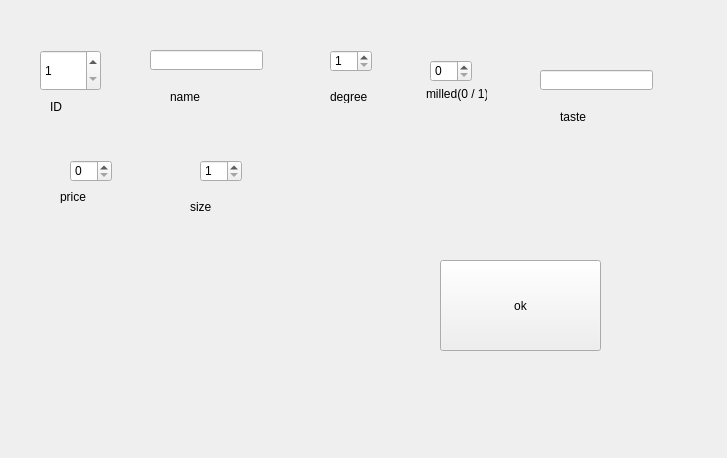
<?xml version="1.0" encoding="UTF-8"?>
<ui version="4.0">
 <class>Form</class>
 <widget class="QWidget" name="Form">
  <property name="geometry">
   <rect>
    <x>0</x>
    <y>0</y>
    <width>727</width>
    <height>458</height>
   </rect>
  </property>
  <property name="windowTitle">
   <string>Form</string>
  </property>
  <widget class="QSpinBox" name="id">
   <property name="geometry">
    <rect>
     <x>40</x>
     <y>50</y>
     <width>61</width>
     <height>41</height>
    </rect>
   </property>
   <property name="minimum">
    <number>1</number>
   </property>
   <property name="maximum">
    <number>999999</number>
   </property>
  </widget>
  <widget class="QLabel" name="label">
   <property name="geometry">
    <rect>
     <x>50</x>
     <y>100</y>
     <width>47</width>
     <height>13</height>
    </rect>
   </property>
   <property name="text">
    <string>ID</string>
   </property>
  </widget>
  <widget class="QLineEdit" name="name">
   <property name="geometry">
    <rect>
     <x>150</x>
     <y>50</y>
     <width>113</width>
     <height>20</height>
    </rect>
   </property>
  </widget>
  <widget class="QLabel" name="label_2">
   <property name="geometry">
    <rect>
     <x>170</x>
     <y>90</y>
     <width>47</width>
     <height>13</height>
    </rect>
   </property>
   <property name="text">
    <string>name</string>
   </property>
  </widget>
  <widget class="QSpinBox" name="degree">
   <property name="geometry">
    <rect>
     <x>330</x>
     <y>50</y>
     <width>42</width>
     <height>22</height>
    </rect>
   </property>
   <property name="minimum">
    <number>1</number>
   </property>
   <property name="maximum">
    <number>10</number>
   </property>
  </widget>
  <widget class="QLabel" name="label_3">
   <property name="geometry">
    <rect>
     <x>330</x>
     <y>90</y>
     <width>47</width>
     <height>13</height>
    </rect>
   </property>
   <property name="text">
    <string>degree</string>
   </property>
  </widget>
  <widget class="QSpinBox" name="milled">
   <property name="geometry">
    <rect>
     <x>430</x>
     <y>60</y>
     <width>42</width>
     <height>22</height>
    </rect>
   </property>
   <property name="maximum">
    <number>1</number>
   </property>
  </widget>
  <widget class="QLabel" name="label_4">
   <property name="geometry">
    <rect>
     <x>426</x>
     <y>83</y>
     <width>61</width>
     <height>21</height>
    </rect>
   </property>
   <property name="text">
    <string>milled(0 / 1)</string>
   </property>
  </widget>
  <widget class="QLineEdit" name="taste">
   <property name="geometry">
    <rect>
     <x>540</x>
     <y>70</y>
     <width>113</width>
     <height>20</height>
    </rect>
   </property>
  </widget>
  <widget class="QLabel" name="label_5">
   <property name="geometry">
    <rect>
     <x>560</x>
     <y>110</y>
     <width>47</width>
     <height>13</height>
    </rect>
   </property>
   <property name="text">
    <string>taste</string>
   </property>
  </widget>
  <widget class="QSpinBox" name="price">
   <property name="geometry">
    <rect>
     <x>70</x>
     <y>160</y>
     <width>42</width>
     <height>22</height>
    </rect>
   </property>
   <property name="maximum">
    <number>99999999</number>
   </property>
  </widget>
  <widget class="QLabel" name="label_6">
   <property name="geometry">
    <rect>
     <x>60</x>
     <y>190</y>
     <width>47</width>
     <height>13</height>
    </rect>
   </property>
   <property name="text">
    <string>price</string>
   </property>
  </widget>
  <widget class="QSpinBox" name="size">
   <property name="geometry">
    <rect>
     <x>200</x>
     <y>160</y>
     <width>42</width>
     <height>22</height>
    </rect>
   </property>
   <property name="minimum">
    <number>1</number>
   </property>
   <property name="maximum">
    <number>9999999</number>
   </property>
  </widget>
  <widget class="QLabel" name="label_7">
   <property name="geometry">
    <rect>
     <x>190</x>
     <y>200</y>
     <width>47</width>
     <height>13</height>
    </rect>
   </property>
   <property name="text">
    <string>size</string>
   </property>
  </widget>
  <widget class="QPushButton" name="pushButton">
   <property name="geometry">
    <rect>
     <x>440</x>
     <y>260</y>
     <width>161</width>
     <height>91</height>
    </rect>
   </property>
   <property name="text">
    <string>ok</string>
   </property>
  </widget>
 </widget>
 <resources/>
 <connections/>
</ui>
